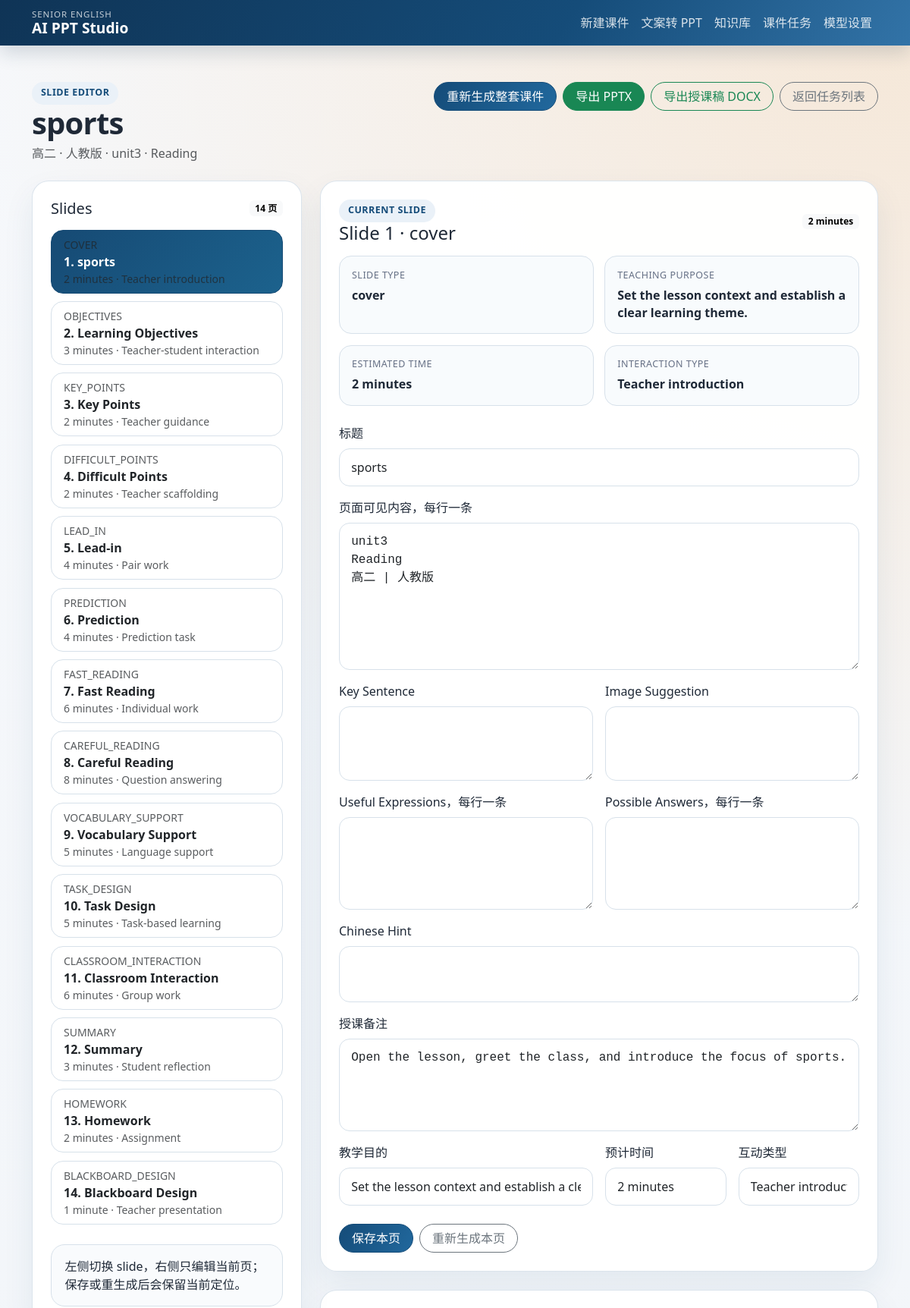
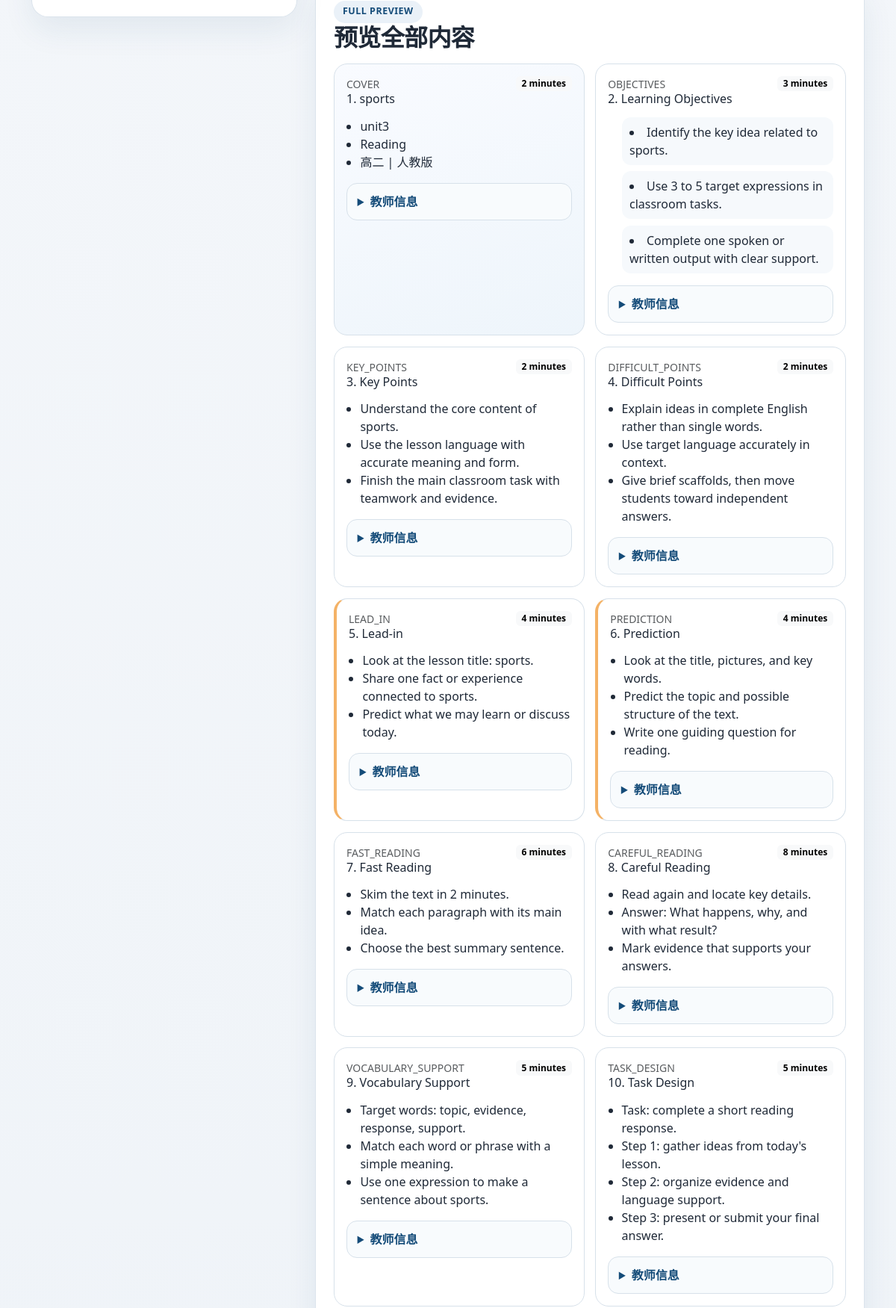
Page /ppt/task/2/edit (upper part) on the committed database (2 pictures, top to bottom).
### tables this page shows
CREATE TABLE lesson_tasks (
            id INTEGER PRIMARY KEY AUTOINCREMENT,
            course_title TEXT NOT NULL,
            grade TEXT,
            textbook TEXT,
            unit TEXT,
            lesson_type TEXT,
            duration INTEGER,
            student_level TEXT,
            style TEXT,
            extra_requirements TEXT,
            status TEXT DEFAULT 'draft',
            created_at TEXT,
            updated_at TEXT
        , generation_mode TEXT, manuscript_source_name TEXT, manuscript_raw_text TEXT, manuscript_summary TEXT, source_word_count INTEGER, manuscript_analysis_json TEXT, manuscript_generation_strategy TEXT, manuscript_preserve_completion_mode TEXT, manuscript_preserve_polish_mode TEXT);

CREATE TABLE ppt_slides (
            id INTEGER PRIMARY KEY AUTOINCREMENT,
            task_id INTEGER NOT NULL,
            slide_index INTEGER,
            slide_type TEXT,
            title TEXT,
            visible_content_json TEXT,
            slide_json TEXT,
            teacher_notes TEXT,
            teaching_purpose TEXT,
            estimated_time TEXT,
            interaction_type TEXT,
            created_at TEXT,
            updated_at TEXT,
            FOREIGN KEY(task_id) REFERENCES lesson_tasks(id)
        );

### routes/ppt_routes.py (the view, shortened to what this page needs)
@ppt_bp.route("/ppt/task/<int:task_id>/edit", methods=["GET", "POST"])
def edit_task(task_id):
    task, slides = load_task_and_slides(task_id)
    selected_slide = get_slide_by_id(slides, request.args.get("slide_id", type=int))
    slide_json_preview = json.dumps(slides, ensure_ascii=False, indent=2)
    manuscript_preview, manuscript_analysis = build_manuscript_preview(task)
    llm_call_logs = list(reversed(list_llm_call_logs(task_id, limit=60)))
    return render_template(
        "edit_task.html",
        task=task,
        slides=slides,
        has_slides=bool(slides),
        is_manuscript_task=is_manuscript_task(task),
        manuscript_preview=manuscript_preview,
        manuscript_analysis=manuscript_analysis,
        selected_slide=selected_slide,
        slide_json_preview=slide_json_preview,
        llm_call_logs=llm_call_logs,
    )

### models/database.py (called while the page is built)
@contextmanager
def get_db():
    conn = sqlite3.connect(DATABASE_PATH)
    conn.row_factory = sqlite3.Row
    try:
        yield conn
        conn.commit()
    finally:
        conn.close()

def list_llm_call_logs(task_id, limit=40):
    with get_db() as conn:
        rows = conn.execute(
            """
            SELECT *
            FROM llm_call_logs
            WHERE task_id=?
            ORDER BY id DESC
            LIMIT ?
            """,
            (task_id, limit),
        ).fetchall()
    return [_normalize_llm_call_log_row(row) for row in rows]

### routes/ppt_routes.py (called while the page is built, shortened)
def parse_visible_content(value):
    if isinstance(value, list):
        return [str(item).strip() for item in value if str(item).strip()]
    if not value:
        return []
    return [line.strip() for line in str(value).splitlines() if line.strip()]

def get_slide_by_id(slides, slide_id):
    if not slides:
        return None
    if slide_id is None:
        return slides[0]
    for slide in slides:
        if slide["id"] == slide_id:
            return slide
    return slides[0]

def load_task_and_slides(task_id):
    with get_db() as conn:
        task_row = conn.execute("SELECT * FROM lesson_tasks WHERE id=?", (task_id,)).fetchone()
        if task_row is None:
            abort(404)
        slide_rows = conn.execute(
            "SELECT * FROM ppt_slides WHERE task_id=? ORDER BY slide_index, id",
            (task_id,),
        ).fetchall()
    task = dict(task_row)
    slides = []
    for row in slide_rows:
        slide = dict(row)
        payload = None
        if slide.get("slide_json"):
            try:
                payload = json.loads(slide["slide_json"])
            except json.JSONDecodeError:
                payload = None
        normalized = build_slide_payload(payload)
        normalized["id"] = slide["id"]
        normalized["task_id"] = slide["task_id"]
        slides.append(normalized)
    return task, slides

def is_manuscript_task(task):
    return str((task or {}).get("generation_mode") or "").startswith("manuscript")

def parse_json_text(value, fallback=None):
    try:
        return json.loads(value) if value else fallback
    except (TypeError, ValueError, json.JSONDecodeError):
        return fallback

### templates/edit_task.html (shortened to what this page needs)
{% extends "base.html" %}
{% block content %}
<div class="d-flex flex-wrap justify-content-between align-items-start gap-3 mb-4">
  <div>
    <div class="section-kicker">Slide Editor</div>
    <h1 class="section-title mb-1">{{ task.course_title }}</h1>
    <div class="text-muted">{{ task.grade }} · {{ task.textbook }} · {{ task.unit }} · {{ task.lesson_type }}</div>
  </div>
  <div class="d-flex flex-wrap gap-2">
    <form method="post" class="d-inline">
      <button class="btn btn-primary" type="submit" name="action" value="regenerate_all">重新生成整套课件</button>
    </form>
    {% if has_slides %}
    <a class="btn btn-success" href="{{ url_for('ppt.export_task_pptx', task_id=task.id) }}">导出 PPTX</a>
    <a class="btn btn-outline-success" href="{{ url_for('ppt.export_task_docx', task_id=task.id) }}">导出授课稿 DOCX</a>
    {% endif %}
    <a class="btn btn-outline-secondary" href="{{ url_for('ppt.tasks') }}">返回任务列表</a>
  </div>
</div>
<div class="row g-4">
  <div class="col-lg-4">
    <section class="app-card p-3 p-lg-4 sticky-panel">
      <div class="d-flex justify-content-between align-items-center mb-3">
        <h2 class="h5 mb-0">Slides</h2>
        <span class="badge text-bg-light">{{ slides|length }} 页</span>
      </div>
      <div class="list-group slide-list">
        {% for slide in slides %}
        <a
          href="{{ url_for('ppt.edit_task', task_id=task.id, slide_id=slide.id) }}"
          class="list-group-item list-group-item-action slide-link {% if selected_slide and slide.id == selected_slide.id %}active{% endif %}"
        >
          <div class="small text-uppercase text-muted">{{ slide.slide_type }}</div>
          <div class="fw-semibold">{{ slide.slide_index }}. {{ slide.title }}</div>
          <div class="small text-muted">{{ slide.estimated_time }} · {{ slide.interaction_type }}</div>
        </a>
        {% endfor %}
      </div>
      <div class="info-strip mt-3">
        左侧切换 slide，右侧只编辑当前页；保存或重生成后会保留当前定位。
      </div>
    </section>
  </div>
  <div class="col-lg-8">
    {% if selected_slide %}
    <section class="app-card p-4 mb-4">
      <div class="d-flex flex-wrap justify-content-between align-items-center gap-2 mb-3">
        <div>
          <div class="section-kicker">Current Slide</div>
          <h2 class="h4 mb-0">Slide {{ selected_slide.slide_index }} · {{ selected_slide.slide_type }}</h2>
        </div>
        <span class="badge text-bg-light">{{ selected_slide.estimated_time }}</span>
      </div>
      <div class="meta-grid mb-4">
        <div class="meta-card">
          <div class="meta-label">Slide Type</div>
          <div class="meta-value">{{ selected_slide.slide_type }}</div>
        </div>
        <div class="meta-card">
          <div class="meta-label">Teaching Purpose</div>
          <div class="meta-value">{{ selected_slide.teaching_purpose }}</div>
        </div>
        <div class="meta-card">
          <div class="meta-label">Estimated Time</div>
          <div class="meta-value">{{ selected_slide.estimated_time }}</div>
        </div>
        <div class="meta-card">
          <div class="meta-label">Interaction Type</div>
          <div class="meta-value">{{ selected_slide.interaction_type }}</div>
        </div>
      </div>
      <form method="post">
        <label class="form-label">标题</label>
        <input name="title" class="form-control mb-3" value="{{ selected_slide.title }}">
        <label class="form-label">页面可见内容，每行一条</label>
        <textarea name="visible_content" class="form-control mb-3" rows="7">{{ '\n'.join(selected_slide.visible_content) }}</textarea>
        <div class="row g-3 mb-3">
          <div class="col-md-6">
            <label class="form-label">Key Sentence</label>
            <textarea name="key_sentence" class="form-control" rows="3">{{ selected_slide.key_sentence or '' }}</textarea>
          </div>
          <div class="col-md-6">
            <label class="form-label">Image Suggestion</label>
            <textarea name="image_suggestion" class="form-control" rows="3">{{ selected_slide.image_suggestion or '' }}</textarea>
          </div>
          <div class="col-md-6">
            <label class="form-label">Useful Expressions，每行一条</label>
            <textarea name="useful_expressions" class="form-control" rows="4">{{ '\n'.join(selected_slide.useful_expressions or []) }}</textarea>
          </div>
          <div class="col-md-6">
            <label class="form-label">Possible Answers，每行一条</label>
            <textarea name="possible_answers" class="form-control" rows="4">{{ '\n'.join(selected_slide.possible_answers or []) }}</textarea>
          </div>
          <div class="col-12">
            <label class="form-label">Chinese Hint</label>
            <textarea name="chinese_hint" class="form-control" rows="2">{{ selected_slide.chinese_hint or '' }}</textarea>
          </div>
        </div>
        <label class="form-label">授课备注</label>
        <textarea name="teacher_notes" class="form-control mb-3" rows="4">{{ selected_slide.teacher_notes }}</textarea>
        <div class="row g-3">
          <div class="col-md-6">
            <label class="form-label">教学目的</label>
            <input name="teaching_purpose" class="form-control" value="{{ selected_slide.teaching_purpose }}">
          </div>
          <div class="col-md-3">
            <label class="form-label">预计时间</label>
            <input name="estimated_time" class="form-control" value="{{ selected_slide.estimated_time }}">
          </div>
          <div class="col-md-3">
            <label class="form-label">互动类型</label>
            <input name="interaction_type" class="form-control" value="{{ selected_slide.interaction_type }}">
          </div>
        </div>
        <div class="d-flex flex-wrap gap-2 mt-4">
          <button class="btn btn-primary" name="action" value="save">保存本页</button>
          <button class="btn btn-outline-secondary" name="action" value="regenerate">重新生成本页</button>
        </div>
      </form>
    </section>
    {% endif %}
    {% if has_slides %}
    <section class="app-card p-4 mb-4">
      <div class="section-kicker">Full Preview</div>
      <h2 class="section-title mb-3">预览全部内容</h2>
      <div class="preview-grid">
        {% for slide in slides %}
        <article class="preview-card preview-card-{{ slide.slide_type|replace('_', '-') }} {% if slide.slide_type == 'cover' %}cover-preview{% elif slide.slide_type == 'objectives' %}objectives-preview{% elif slide.slide_type == 'lead_in' %}leadin-preview{% elif slide.slide_type == 'warm_up' %}warmup-preview{% elif slide.slide_type in ['pre_reading', 'prediction'] %}prereading-preview{% endif %}">
          <div class="preview-card-header">
            <div>
              <div class="small text-uppercase text-muted">{{ slide.slide_type }}</div>
              <h3 class="h6 mb-0">{{ slide.slide_index }}. {{ slide.title }}</h3>
            </div>
            <span class="badge text-bg-light">{{ slide.estimated_time }}</span>
          </div>
          <ul class="preview-list">
            {% for item in slide.visible_content %}
            <li>{{ item }}</li>
            {% endfor %}
          </ul>
          <details class="teacher-info-panel mt-3">
            <summary>教师信息</summary>
          </details>
        </article>
        {% endfor %}
      </div>
    </section>
    {% endif %}
  </div>
</div>
{% endblock %}

### static/css/style.css (style rules this page uses)
:root { --app-bg: #edf2f7; --app-surface: #ffffff; --app-ink: #1f2937; --app-muted: #667085; --app-line: #d7e1ea; --app-primary: #154c79; --app-primary-soft: #eaf1f8; --app-accent: #f4b266; --app-shadow: 0 18px 40px rgba(21, 76, 121, 0.08); }
body { background: radial-gradient(circle at top right, rgba(244, 178, 102, 0.24), transparent 24%), linear-gradient(180deg, #f6f8fb 0%, var(--app-bg) 100%); color: var(--app-ink); }
.app-alert, .app-card, .hero-panel { border: 1px solid rgba(215, 225, 234, 0.9); border-radius: 22px; box-shadow: var(--app-shadow); }
.app-card, .hero-panel { background: rgba(255, 255, 255, 0.96); }
.hero-badge, .section-kicker { display: inline-flex; align-items: center; gap: 0.35rem; padding: 0.35rem 0.75rem; border-radius: 999px; background: var(--app-primary-soft); color: var(--app-primary); font-size: 0.78rem; font-weight: 700; letter-spacing: 0.04em; text-transform: uppercase; }
.hero-title, .section-title { font-weight: 700; letter-spacing: -0.02em; }
.metric-card, .flow-step, .support-item, .info-strip, .preview-card, .recent-task { border: 1px solid var(--app-line); border-radius: 18px; }
.flow-grid, .support-list, .preview-grid { display: grid; gap: 0.9rem; }
.flow-step, .support-item, .info-strip { background: #f9fbfd; padding: 1rem 1.1rem; }
.slide-list .slide-link { border: 1px solid var(--app-line); border-radius: 16px; margin-bottom: 0.65rem; }
.slide-list .slide-link.active { background: linear-gradient(135deg, #164a74 0%, #1c628d 100%); border-color: #164a74; }
.sticky-panel { position: sticky; top: 1.25rem; }
.preview-grid { grid-template-columns: repeat(auto-fit, minmax(250px, 1fr)); }
.preview-card { background: #fff; padding: 1rem; }
.cover-preview { background: linear-gradient(160deg, #f9fbff 0%, #eef5fb 100%); }
.objectives-preview .preview-list li { margin-bottom: 0.55rem; padding: 0.5rem 0.65rem; border-radius: 12px; background: #f6f9fc; list-style-position: inside; }
.leadin-preview, .warmup-preview, .prereading-preview { border-left: 4px solid var(--app-accent); }
.preview-card-header { display: flex; justify-content: space-between; align-items: start; gap: 0.75rem; margin-bottom: 0.9rem; }
.preview-list { padding-left: 1.15rem; margin-bottom: 0.75rem; }
.preview-highlight, .preview-subsection, .teacher-info-panel { border: 1px solid var(--app-line); border-radius: 14px; background: #f8fbfd; }
.teacher-info-panel { padding: 0.75rem 0.85rem; }
.teacher-info-panel summary { cursor: pointer; font-weight: 700; color: var(--app-primary); }
.meta-grid { display: grid; grid-template-columns: repeat(2, minmax(0, 1fr)); gap: 0.9rem; }
.meta-card { padding: 0.95rem 1rem; border: 1px solid var(--app-line); border-radius: 16px; background: #f8fbfd; }
.meta-label { font-size: 0.78rem; color: var(--app-muted); text-transform: uppercase; letter-spacing: 0.04em; }
.meta-value { margin-top: 0.35rem; font-weight: 600; line-height: 1.45; }
.form-control, .form-select { border-color: var(--app-line); border-radius: 14px; padding: 0.75rem 0.95rem; }
.btn { border-radius: 999px; padding-left: 1rem; padding-right: 1rem; }
.btn-primary { background: linear-gradient(120deg, #154c79 0%, #21689d 100%); border-color: #154c79; }
textarea { font-family: ui-monospace, SFMono-Regular, Menlo, Monaco, Consolas, monospace; }

### rows in the picture
lesson_tasks: course_title "sports", grade "高二", textbook "人教版", unit "unit3", lesson_type "Reading"
ppt_slides: slide_type "COVER", slide_index "1", title "sports", estimated_time "2 minutes", interaction_type "Teacher introduction", slide_type "cover", teaching_purpose "Set the lesson context and establish a clear learning theme.", visible_content "unit3" "Reading" "高二 | 人教版"
ppt_slides: slide_type "OBJECTIVES", slide_index "2", title "Learning Objectives", estimated_time "3 minutes", interaction_type "Teacher-student interaction", visible_content "Identify the key idea related to sports." "Use 3 to 5 target expressions in classroom tasks." "Complete one spoken or written output with clear support."
ppt_slides: slide_type "KEY_POINTS", slide_index "3", title "Key Points", estimated_time "2 minutes", interaction_type "Teacher guidance", visible_content "Understand the core content of sports." "Use the lesson language with accurate meaning and form." "Finish the main classroom task with teamwork and evidence."
ppt_slides: slide_type "DIFFICULT_POINTS", slide_index "4", title "Difficult Points", estimated_time "2 minutes", interaction_type "Teacher scaffolding", visible_content "Explain ideas in complete English rather than single words." "Use target language accurately in context." "Give brief scaffolds, then move students toward independent answers."
ppt_slides: slide_type "LEAD_IN", slide_index "5", title "Lead-in", estimated_time "4 minutes", interaction_type "Pair work", visible_content "Look at the lesson title: sports." "Share one fact or experience connected to sports." "Predict what we may learn or discuss today."
ppt_slides: slide_type "PREDICTION", slide_index "6", title "Prediction", estimated_time "4 minutes", interaction_type "Prediction task", visible_content "Look at the title, pictures, and key words." "Predict the topic and possible structure of the text." "Write one guiding question for reading."
ppt_slides: slide_type "FAST_READING", slide_index "7", title "Fast Reading", estimated_time "6 minutes", interaction_type "Individual work", visible_content "Skim the text in 2 minutes." "Match each paragraph with its main idea." "Choose the best summary sentence."
ppt_slides: slide_type "CAREFUL_READING", slide_index "8", title "Careful Reading", estimated_time "8 minutes", interaction_type "Question answering", visible_content "Read again and locate key details." "Answer: What happens, why, and with what result?" "Mark evidence that supports your answers."
ppt_slides: slide_type "VOCABULARY_SUPPORT", slide_index "9", title "Vocabulary Support", estimated_time "5 minutes", interaction_type "Language support", visible_content "Target words: topic, evidence, response, support." "Match each word or phrase with a simple meaning." "Use one expression to make a sentence about sports."
ppt_slides: slide_type "TASK_DESIGN", slide_index "10", title "Task Design", estimated_time "5 minutes", interaction_type "Task-based learning", visible_content "Task: complete a short reading response." "Step 1: gather ideas from today's lesson." "Step 2: organize evidence and language support." "Step 3: present or submit your final answer."
ppt_slides: slide_type "CLASSROOM_INTERACTION", slide_index "11", title "Classroom Interaction", estimated_time "6 minutes", interaction_type "Group work"
ppt_slides: slide_type "SUMMARY", slide_index "12", title "Summary", estimated_time "3 minutes", interaction_type "Student reflection"
ppt_slides: slide_type "HOMEWORK", slide_index "13", title "Homework", estimated_time "2 minutes", interaction_type "Assignment"
ppt_slides: slide_type "BLACKBOARD_DESIGN", slide_index "14", title "Blackboard Design", estimated_time "1 minute", interaction_type "Teacher presentation"

### other values in the picture
{{ slides|length }} "14"
{{ selected_slide.slide_index }} "1"
{{ selected_slide.estimated_time }} "2 minutes"
